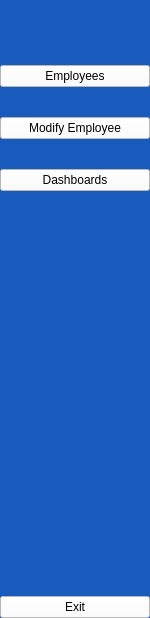
    <widget class="QWidget" name="wdgtLongSideBar" native="true">
     <property name="maximumSize">
      <size>
       <width>150</width>
       <height>16777215</height>
      </size>
     </property>
     <property name="styleSheet">
      <string notr="true">background-color: rgb(25, 90, 189);</string>
     </property>
     <layout class="QVBoxLayout" name="verticalLayout_3">
      <property name="spacing">
       <number>0</number>
      </property>
      <property name="leftMargin">
       <number>0</number>
      </property>
      <property name="topMargin">
       <number>0</number>
      </property>
      <property name="rightMargin">
       <number>0</number>
      </property>
      <property name="bottomMargin">
       <number>0</number>
      </property>
      <item>
       <layout class="QHBoxLayout" name="horizontalLayout_2">
        <property name="spacing">
         <number>0</number>
        </property>
        <item>
         <spacer name="horizontalSpacer_3">
          <property name="orientation">
           <enum>Qt::Horizontal</enum>
          </property>
          <property name="sizeHint" stdset="0">
           <size>
            <width>13</width>
            <height>20</height>
           </size>
          </property>
         </spacer>
        </item>
        <item>
         <widget class="QLabel" name="label">
          <property name="minimumSize">
           <size>
            <width>140</width>
            <height>40</height>
           </size>
          </property>
          <property name="maximumSize">
           <size>
            <width>160</width>
            <height>40</height>
           </size>
          </property>
          <property name="text">
           <string/>
          </property>
          <property name="pixmap">
           <pixmap resource="resources.qrc">:/icons/icons/logo_title_alt-12.png</pixmap>
          </property>
          <property name="scaledContents">
           <bool>true</bool>
          </property>
         </widget>
        </item>
        <item>
         <spacer name="horizontalSpacer_4">
          <property name="orientation">
           <enum>Qt::Horizontal</enum>
          </property>
          <property name="sizeHint" stdset="0">
           <size>
            <width>40</width>
            <height>20</height>
           </size>
          </property>
         </spacer>
        </item>
       </layout>
      </item>
      <item>
       <layout class="QVBoxLayout" name="verticalLayout">
        <property name="spacing">
         <number>30</number>
        </property>
        <property name="topMargin">
         <number>25</number>
        </property>
        <item>
         <widget class="QPushButton" name="btnEmployeesLarge">
          <property name="styleSheet">
           <string notr="true">background-color: rgb(255, 255, 255);</string>
          </property>
          <property name="text">
           <string>Employees</string>
          </property>
          <property name="checkable">
           <bool>true</bool>
          </property>
          <property name="autoExclusive">
           <bool>true</bool>
          </property>
         </widget>
        </item>
        <item>
         <widget class="QPushButton" name="btnEdEmplLarge">
          <property name="styleSheet">
           <string notr="true">background-color: rgb(255, 255, 255);</string>
          </property>
          <property name="text">
           <string>Modify Employee</string>
          </property>
          <property name="checkable">
           <bool>true</bool>
          </property>
          <property name="autoExclusive">
           <bool>true</bool>
          </property>
         </widget>
        </item>
        <item>
         <widget class="QPushButton" name="btnEmplDashLarge">
          <property name="styleSheet">
           <string notr="true">background-color: rgb(255, 255, 255);</string>
          </property>
          <property name="text">
           <string>Dashboards</string>
          </property>
          <property name="checkable">
           <bool>true</bool>
          </property>
          <property name="autoExclusive">
           <bool>true</bool>
          </property>
         </widget>
        </item>
       </layout>
      </item>
      <item>
       <spacer name="verticalSpacer_2">
        <property name="orientation">
         <enum>Qt::Vertical</enum>
        </property>
        <property name="sizeHint" stdset="0">
         <size>
          <width>20</width>
          <height>405</height>
         </size>
        </property>
       </spacer>
      </item>
      <item>
       <widget class="QPushButton" name="btnExitLarge">
        <property name="styleSheet">
         <string notr="true">background-color: rgb(255, 255, 255);</string>
        </property>
        <property name="text">
         <string>Exit</string>
        </property>
       </widget>
      </item>
     </layout>
    </widget>
